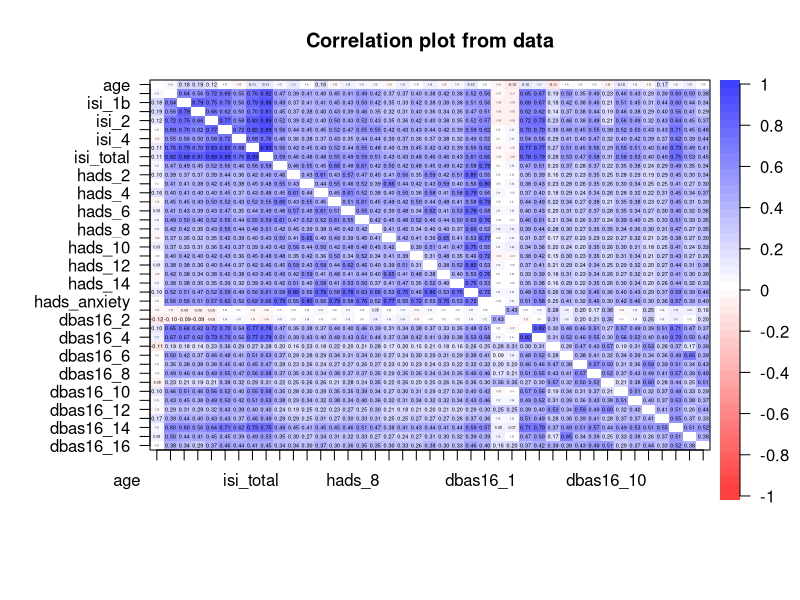
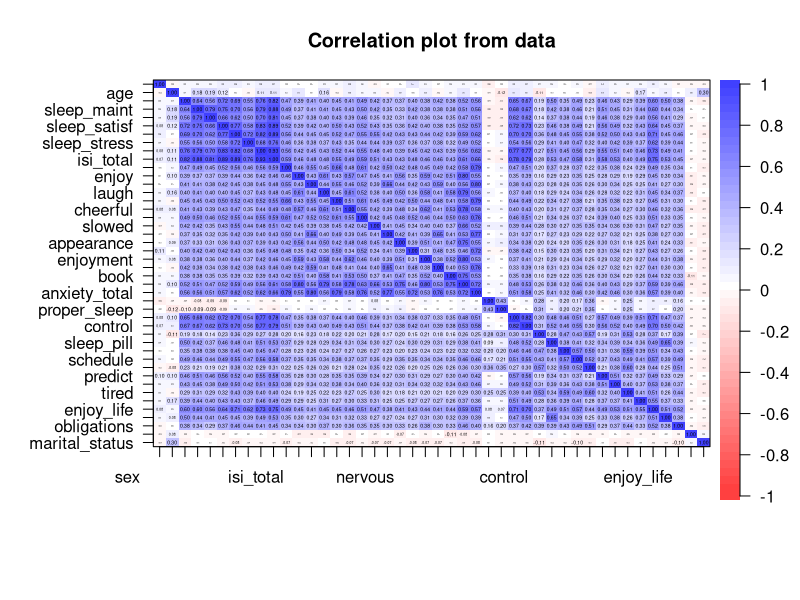

The R source for these figures, in order:
## ---- chunk 1
knitr::opts_chunk$set(echo = TRUE)
## ---- chunk 2
knitr::opts_chunk$set(collapse = TRUE, comment = "#>", highlight = TRUE)
## ---- chunk 3
library(tidyverse)
## ---- chunk 4
data <- readr::read_csv("data.csv")
## ---- chunk 5
psych::describe(data[,-c(1, 2, 4, 5)])
## ---- chunk 6
psych::cor.plot(data[,-c(1, 2, 4, 5)], diag = F)
## ---- chunk 7
readxl::excel_sheets(path = "codebook.xlsx")

codebook <- readxl::read_excel(path = "codebook.xlsx", sheet = "codebook") %>%
  mutate(old_name = str_to_lower(old_name))

key <- readxl::read_excel(path = "codebook.xlsx", sheet = "Key")
dbas   <- key %>% filter(category == "pred")
outcomes <- key %>% filter(category == "out")
covars   <- key %>% filter(category %in% c("dem", "cov"))
## ---- chunk 8
data_long <- data |> 
  tidyr::pivot_longer(
    cols = -c(record_id),
    names_to = "old_name",
    values_to = "value",
    values_drop_na = T
  )

## ---- chunk 9
data_2 <- data_long |> 
  dplyr::left_join( 
    codebook |> 
      dplyr::select(old_name, category, name, item_name, recode, 
             reverse, mini, maxi, comp_rule, long_rule)
  ) |> 
  dplyr::select(-old_name)
## ---- chunk 10
recode_fun <- function(rule, y){
  x <- y$value
  if(!is.na(rule)){y$value <- eval(parse(text = rule))}
  return(y)
}

data_recode <- data_2 %>%
  group_by(recode) %>% # group by the r code rule
  nest() %>% # create a nested data frame
  ungroup() %>% # ungroup() 
  # apply the recode function
  mutate(data = pmap(list(recode, data), recode_fun)) |> 
  unnest(data) |> 
    select(-recode)
## ---- chunk 11
data_recode |> 
  dplyr::select(record_id, item_name, value) |> 
  tidyr::pivot_wider(names_from = item_name,
                     values_from = value) |> 
  dplyr::select(-1) |> 
  psych::describe()
## ---- chunk 12
data_recode |> 
  dplyr::select(record_id, item_name, value) |> 
  tidyr::pivot_wider(names_from = item_name,
                     values_from = value) |> 
  dplyr::select(-1) |> 
  psych::cor.plot()
## ---- chunk 13
# your code here
## ---- chunk 14
# your code here
## ---- chunk 15
# your code here
## ---- chunk 16
# your code here
## ---- chunk 17
# your code here
## ---- chunk 18
# your code here
## ---- chunk 19
# your code here
## ---- chunk 20
# your code here
## ---- chunk 21
# your code here
## ---- chunk 22
# your code here
## ---- chunk 23
# your code here
## ---- chunk 24
# your code here
## ---- chunk 25
# your code here
## ---- chunk 26
# your code here
## ---- chunk 27
# your code here
## ---- chunk 28
# your code here
